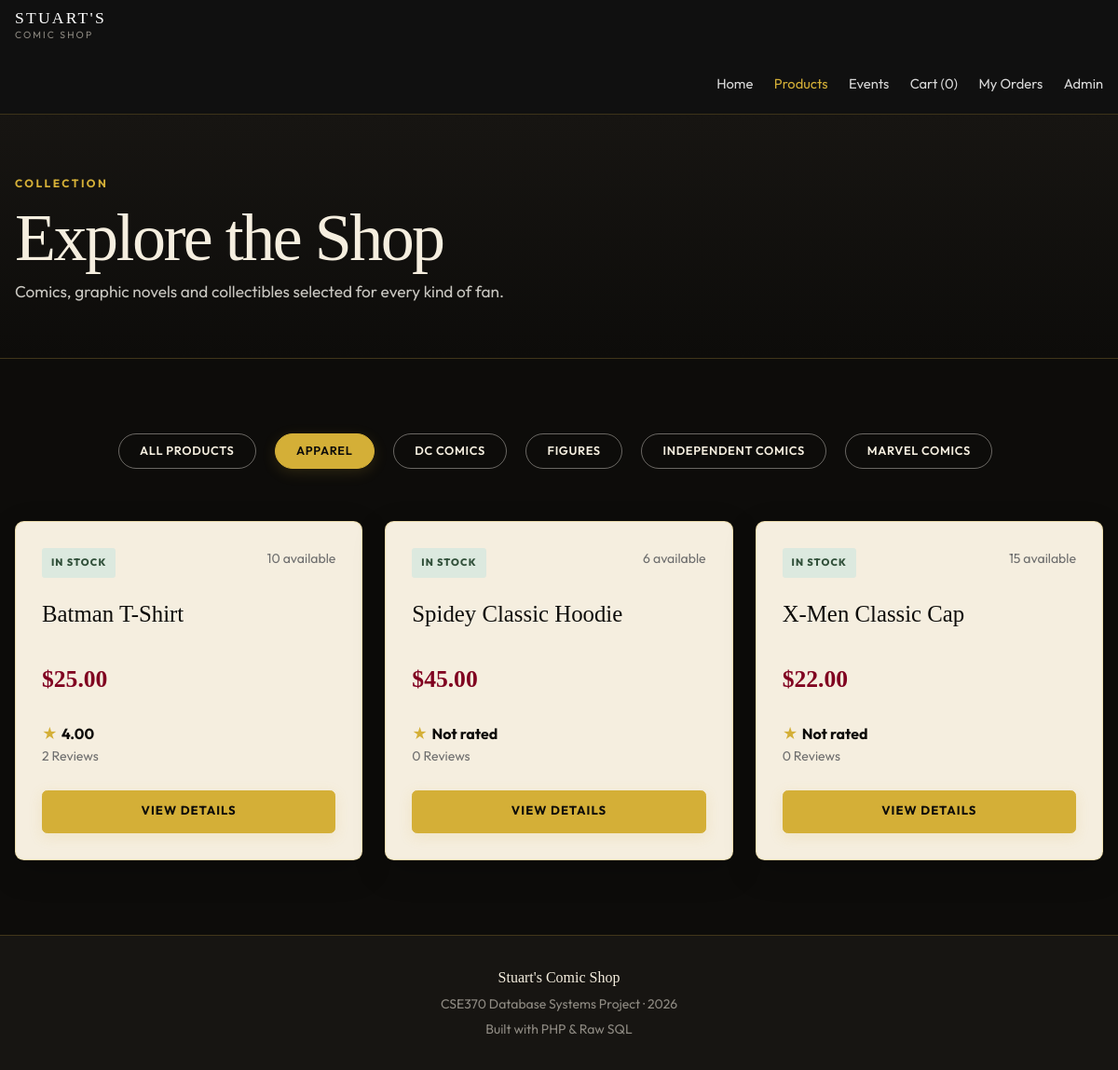
The page /products.php?category=4 on the database its author committed.
### tables this page shows
CREATE TABLE Categories (
    category_id INT PRIMARY KEY AUTO_INCREMENT,
    name VARCHAR(50) NOT NULL UNIQUE
);

CREATE TABLE Products (
    product_id INT PRIMARY KEY AUTO_INCREMENT,
    name VARCHAR(150) NOT NULL,
    price DECIMAL(10,2) NOT NULL CHECK (price >= 0),
    stock INT NOT NULL DEFAULT 0 CHECK (stock >= 0),
    category_id INT NULL,
    CONSTRAINT fk_products_category
        FOREIGN KEY (category_id) REFERENCES Categories(category_id)
        ON DELETE SET NULL
);

### products.php (the view, shortened to what this page needs)
<?php
include "config/db.php";
$category_filter = filter_input(INPUT_GET, 'category', FILTER_VALIDATE_INT);
$cat_sql = "SELECT category_id, name FROM Categories ORDER BY name";
$cat_result = mysqli_query($conn, $cat_sql);
$categories = [];
if ($cat_result) {
    while ($row = mysqli_fetch_assoc($cat_result)) {
        $categories[] = $row;
    }
}
if ($category_filter) {
    $sql = "SELECT
                p.product_id,
                p.name,
                p.price,
                p.stock,
                prs.average_rating,
                COALESCE(prs.total_reviews, 0) AS total_reviews
            FROM Products p
            LEFT JOIN product_rating_summary prs
                ON p.product_id = prs.product_id
            WHERE p.category_id = ?
            ORDER BY p.product_id";
    $stmt = mysqli_prepare($conn, $sql);
    mysqli_stmt_bind_param($stmt, "i", $category_filter);
    mysqli_stmt_execute($stmt);
    $result = mysqli_stmt_get_result($stmt);
}
?>
<!doctype html>
<html lang="en">
<head>
    <link href="https://cdn.jsdelivr.net/npm/bootstrap@5.3.3/dist/css/bootstrap.min.css" rel="stylesheet">
    <link href="assets/css/style.css" rel="stylesheet">
</head>
<body>
<div class="site-shell">
    <nav class="navbar navbar-expand-lg site-nav" data-bs-theme="dark">
        <div class="content-width">
            <a class="navbar-brand brand-lockup" href="index.php">
                <span class="brand-main">STUART'S</span>
                <span class="brand-sub">Comic Shop</span>
            </a>
            <div class="collapse navbar-collapse" id="mainNavigation">
                <div class="navbar-nav ms-auto">
                    <a class="nav-link" href="index.php">Home</a>
                    <a class="nav-link active" href="products.php">Products</a>
                    <a class="nav-link" href="events.php">Events</a>
                    <a class="nav-link" href="cart.php">Cart (<?php echo isset($_SESSION['cart']) ? count($_SESSION['cart']) : 0; ?>)</a>
                    <a class="nav-link" href="customer/order-history.php">My Orders</a>
                    <a class="nav-link" href="admin/dashboard.php">Admin</a>
                </div>
            </div>
        </div>
    </nav>
    <main class="site-main">
        <header class="page-header">
            <div class="content-width">
                <p class="eyebrow">Collection</p>
                <h1 class="page-title">Explore the Shop</h1>
                <p class="page-intro mb-0">Comics, graphic novels and collectibles selected for every kind of fan.</p>
            </div>
        </header>
        <section class="section-space">
            <div class="content-width">
                <div class="category-filters text-center mb-5">
                    <a href="products.php" class="btn btn-sm <?php echo !$category_filter ? 'btn-premium' : 'btn-outline-premium'; ?> me-2 mb-2">All Products</a>
                    <?php foreach ($categories as $cat): ?>
                        <a href="products.php?category=<?php echo $cat['category_id']; ?>" class="btn btn-sm <?php echo $category_filter === (int)$cat['category_id'] ? 'btn-premium' : 'btn-outline-premium'; ?> me-2 mb-2">
                            <?php echo htmlspecialchars($cat['name']); ?>
                        </a>
                    <?php endforeach; ?>
                </div>
                <?php if (mysqli_num_rows($result) === 0): ?>
                    <div class="empty-state text-center">
                        <h2 class="h4">The collection is currently empty.</h2>
                        <p class="muted-text mb-0">Please check back when new products arrive.</p>
                    </div>
                <?php else: ?>
                    <div class="row g-4">
                    <?php while ($product = mysqli_fetch_assoc($result)): ?>
                        <div class="col-md-6 col-lg-4">
                            <article class="card product-card">
                    <div class="card-body">
                                    <div class="d-flex justify-content-between align-items-start gap-3 mb-4">
                                        <span class="stock-badge <?php echo (int) $product["stock"] > 0 ? "stock-in" : "stock-out"; ?>">
                                            <?php echo (int) $product["stock"] > 0 ? "In Stock" : "Out of Stock"; ?>
                                        </span>
                                        <span class="muted-text"><?php echo (int) $product["stock"]; ?> available</span>
                                    </div>
                                    <h2 class="product-name"><?php echo htmlspecialchars($product["name"]); ?></h2>
                                    <p class="price mb-4">$<?php echo number_format((float) $product["price"], 2); ?></p>
                                    <div class="mt-auto">
                                        <p class="rating mb-0">
                                            <span class="rating-star">★</span>
                                            <?php echo $product["average_rating"] === null ? "Not rated" : number_format((float) $product["average_rating"], 2); ?>
                                        </p>
                                        <p class="review-count mb-4"><?php echo (int) $product["total_reviews"]; ?> Reviews</p>
                                        <a class="btn btn-premium w-100" href="product.php?id=<?php echo (int) $product["product_id"]; ?>">View Details</a>
                                    </div>
                                </div>
                            </article>
                        </div>
                    <?php endwhile; ?>
                    </div>
                <?php endif; ?>
            </div>
        </section>
    </main>
    <footer class="site-footer">
        <div class="content-width text-center">
            <p class="footer-brand">Stuart's Comic Shop</p>
            <p class="small mb-1">CSE370 Database Systems Project · 2026</p>
            <p class="small mb-0">Built with PHP &amp; Raw SQL</p>
        </div>
    </footer>
</div>
</body>
</html>

### assets/css/style.css (style rules this page uses)
:root { --ink: #0d0c0a; --ink-soft: #171512; --paper: #f5eedf; --gold: #d4af37; --burgundy: #800020; --muted: #8e8a82; --white: #ffffff; --success: #2e7d32; --border-dark: rgba(212, 175, 55, 0.22); --border-light: rgba(13, 12, 10, 0.1); --font-sans: 'Outfit', -apple-system, BlinkMacSystemFont, "Segoe UI", Arial, sans-serif; --font-serif: 'Playfair Display', Georgia, serif; }
html { scroll-behavior: smooth; }
body { background: var(--ink); color: var(--paper); font-family: var(--font-sans); line-height: 1.65; }
h1, h2, h3, h4, .brand-main, .page-title { font-family: var(--font-serif); }
a { color: inherit; }
.site-shell { min-height: 100vh; display: flex; flex-direction: column; }
.site-main { flex: 1; }
.content-width { width: min(100% - 2rem, 1200px); margin-inline: auto; }
.site-nav { background: rgba(17, 17, 17, 0.98); border-bottom: 1px solid var(--border-dark); padding-block: 0.7rem; }
.brand-lockup { color: var(--white); line-height: 1; letter-spacing: 0.11em; text-decoration: none; }
.brand-main { display: block; font-size: 1.1rem; }
.brand-sub { display: block; margin-top: 0.28rem; color: var(--muted); font-size: 0.65rem; letter-spacing: 0.2em; text-transform: uppercase; }
.site-nav .nav-link { color: #d8d8d8; font-size: 0.92rem; margin-left: 1.4rem; padding-inline: 0 !important; }
.site-nav .nav-link:hover, .site-nav .nav-link.active { color: var(--gold); }
.eyebrow { color: var(--gold); font-size: 0.75rem; font-weight: 700; letter-spacing: 0.2em; margin-bottom: 0.8rem; text-transform: uppercase; }
.hero-text, .page-intro { color: #c9c7c1; font-size: 1.08rem; max-width: 680px; }
.btn-premium, .btn-outline-premium { border-radius: 0.35rem; font-size: 0.82rem; font-weight: 700; letter-spacing: 0.08em; min-height: 46px; padding: 0.72rem 1.35rem; text-transform: uppercase; transition: all 0.25s cubic-bezier(0.25, 0.8, 0.25, 1); }
.btn-premium { background: var(--gold); border: 1px solid var(--gold); color: var(--ink); box-shadow: 0 4px 15px rgba(212, 175, 55, 0.15); }
.btn-outline-premium { background: transparent; border: 1px solid rgba(245, 241, 232, 0.4); color: var(--paper); }
.section-space { padding: 5rem 0; }
.page-header { background: linear-gradient(180deg, var(--ink-soft), var(--ink)); border-bottom: 1px solid var(--border-dark); padding: 4rem 0 3.5rem; }
.page-title { color: var(--paper); font-size: clamp(2.6rem, 6vw, 4.8rem); letter-spacing: -0.035em; line-height: 1; }
.product-card { background: var(--paper); border: 1px solid rgba(212, 175, 55, 0.3); border-radius: 0.6rem; box-shadow: 0 12px 35px rgba(0, 0, 0, 0.18); color: var(--ink); height: 100%; transition: transform 0.3s cubic-bezier(0.25, 0.8, 0.25, 1), box-shadow 0.3s cubic-bezier(0.25, 0.8, 0.25, 1), border-color 0.3s ease; }
.product-card .card-body { display: flex; flex-direction: column; padding: 1.75rem; }
.product-name { font-size: 1.55rem; min-height: 3.5rem; }
.price { color: var(--burgundy); font-family: Georgia, "Times New Roman", serif; font-size: 1.6rem; font-weight: 700; }
.stock-badge, .type-badge, .status-badge { border-radius: 0.2rem; display: inline-block; font-size: 0.68rem; font-weight: 800; letter-spacing: 0.1em; padding: 0.42rem 0.62rem; text-transform: uppercase; }
.stock-in, .status-complete { background: #dce9df; color: #31503a; }
.rating { color: var(--ink); font-weight: 700; }
.rating-star, .review-stars { color: var(--gold); letter-spacing: 0.08em; }
.review-count, .muted-text { color: #6e6e6e; font-size: 0.88rem; }
.site-footer { background: var(--ink-soft); border-top: 1px solid var(--border-dark); color: var(--muted); padding: 2rem 0; }
.footer-brand { color: var(--paper); font-family: Georgia, "Times New Roman", serif; margin-bottom: 0.25rem; }
.category-filters { display: flex; justify-content: center; flex-wrap: wrap; gap: 0.75rem; }
.category-filters .btn { border-radius: 2rem; font-size: 0.8rem; font-weight: 600; padding: 0.55rem 1.4rem; min-height: auto; letter-spacing: 0.05em; }

### rows shown on the page
categories: name "APPAREL"
categories: name "DC COMICS"
categories: name "FIGURES"
categories: name "INDEPENDENT COMICS"
categories: name "MARVEL COMICS"
products: shows "IN STOCK", stock "10", name "Batman T-Shirt", price "25.00", average_rating "4.00", total_reviews "2"
products: shows "IN STOCK", stock "6", name "Spidey Classic Hoodie", price "45.00", shows "Not rated", total_reviews "0"
products: shows "IN STOCK", stock "15", name "X-Men Classic Cap", price "22.00", shows "Not rated", total_reviews "0"
